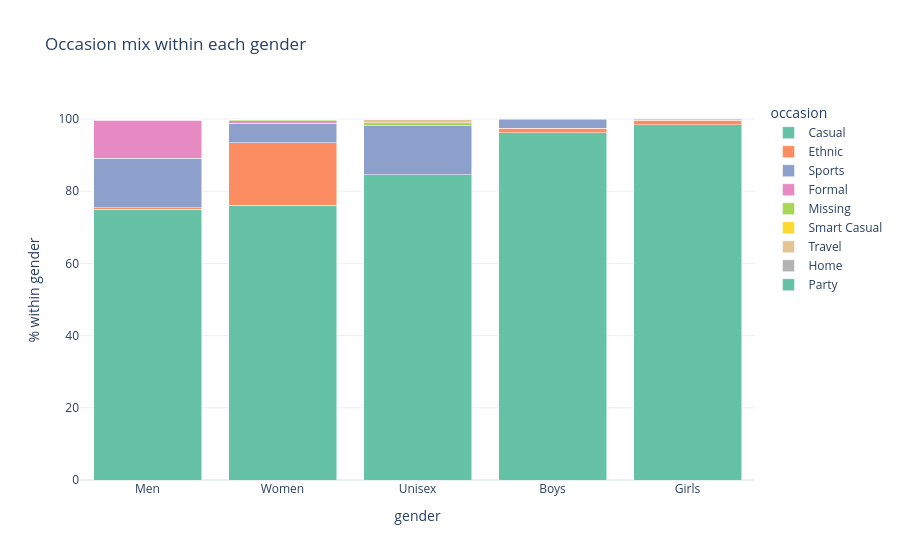
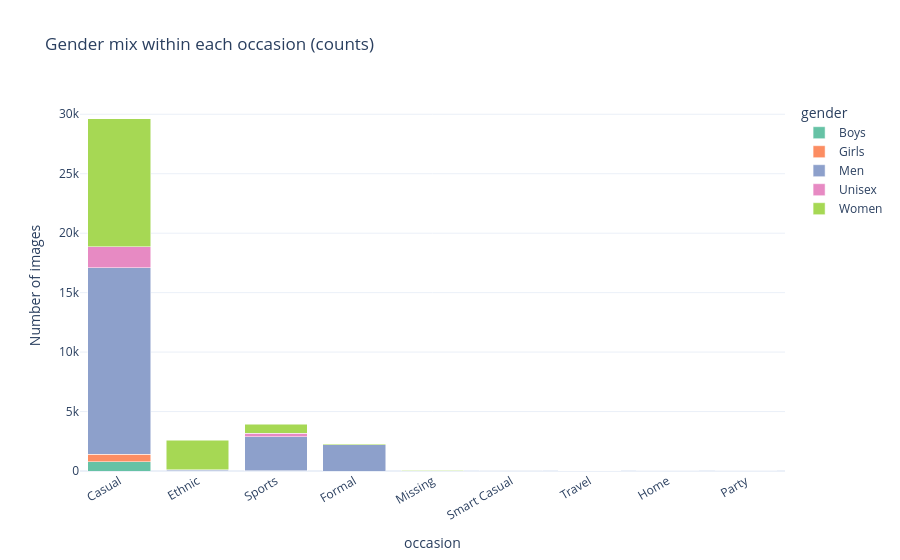
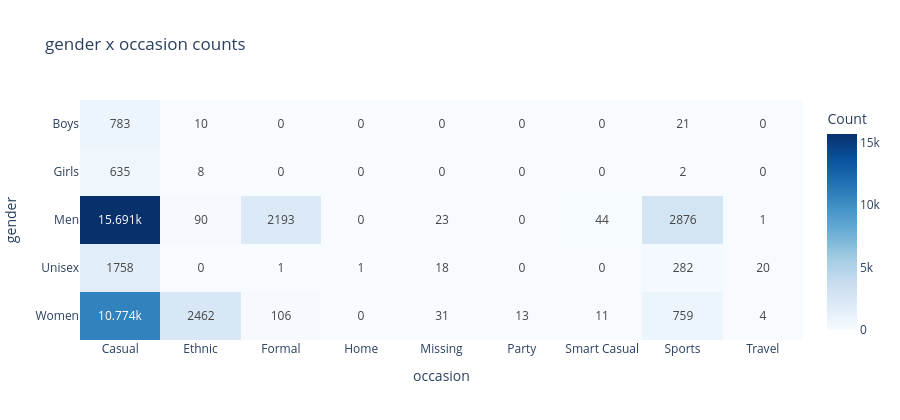
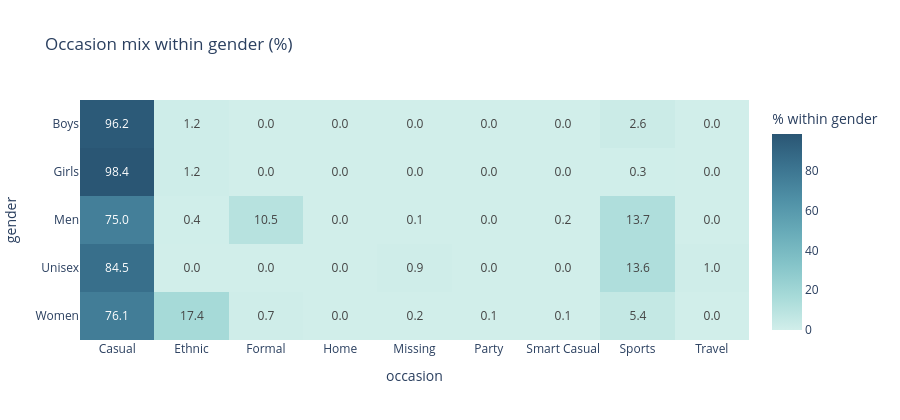

These figures' notebook cell, in order:
### Markdown cell above
## Joint distribution

Counts, **% of occasion within each gender**, and **% of gender within each occasion**.

### Code cell
counts = pd.crosstab(df["gender"], df["occasion"], margins=True)
row_pct = pd.crosstab(df["gender"], df["occasion"], normalize="index").mul(100).round(1)
col_pct = pd.crosstab(df["gender"], df["occasion"], normalize="columns").mul(100).round(1)

display(Markdown("**Counts**"))
display(counts)
display(Markdown("**% of occasion within gender** (rows sum to 100)"))
display(row_pct)
display(Markdown("**% of gender within occasion** (columns sum to 100)"))
display(col_pct)

long = df.groupby(["gender", "occasion"], observed=True).size().reset_index(name="n")
long["pct_within_gender"] = (
    100 * long["n"] / long.groupby("gender")["n"].transform("sum")
).round(2)

gender_order = gender_counts["gender"].tolist()
fig = px.bar(
    long,
    x="gender",
    y="pct_within_gender",
    color="occasion",
    barmode="stack",
    category_orders={"gender": gender_order},
    title="Occasion mix within each gender",
    labels={
        "pct_within_gender": "% within gender",
        "gender": "gender",
        "occasion": "occasion",
    },
)
fig.show()

fig = px.bar(
    long,
    x="occasion",
    y="n",
    color="gender",
    barmode="stack",
    title="Gender mix within each occasion (counts)",
    labels={"n": "Number of images", "occasion": "occasion", "gender": "gender"},
)
fig.update_layout(xaxis_tickangle=-30)
fig.show()

heat = pd.crosstab(df["gender"], df["occasion"])
fig = px.imshow(
    heat,
    text_auto=True,
    aspect="auto",
    color_continuous_scale="Blues",
    title="gender x occasion counts",
    labels={"color": "Count"},
    height=420,
)
fig.show()

fig = px.imshow(
    row_pct,
    text_auto=".1f",
    aspect="auto",
    color_continuous_scale="Teal",
    title="Occasion mix within gender (%)",
    labels={"color": "% within gender"},
    height=420,
)
fig.show()

### Figure 1 — Plotly figure (JSON) as saved in the notebook; plotly's stock layout.template omitted (floating-point values rounded to 4 significant figures)
{"data": [{"hovertemplate": "occasion=Casual<br>gender=%{x}<br>% within gender=%{y}<extra></extra>", "legendgroup": "Casual", "marker": {"color": "rgb(102,194,165)", "pattern": {"shape": ""}}, "name": "Casual", "orientation": "v", "showlegend": true, "textposition": "auto", "type": "bar", "x": ["Boys", "Girls", "Men", "Unisex", "Women"], "xaxis": "x", "y": [96.19, 98.45, 75.01, 84.52, 76.09], "yaxis": "y"}, {"hovertemplate": "occasion=Ethnic<br>gender=%{x}<br>% within gender=%{y}<extra></extra>", "legendgroup": "Ethnic", "marker": {"color": "rgb(252,141,98)", "pattern": {"shape": ""}}, "name": "Ethnic", "orientation": "v", "showlegend": true, "textposition": "auto", "type": "bar", "x": ["Boys", "Girls", "Men", "Women"], "xaxis": "x", "y": [1.23, 1.24, 0.43, 17.39], "yaxis": "y"}, {"hovertemplate": "occasion=Sports<br>gender=%{x}<br>% within gender=%{y}<extra></extra>", "legendgroup": "Sports", "marker": {"color": "rgb(141,160,203)", "pattern": {"shape": ""}}, "name": "Sports", "orientation": "v", "showlegend": true, "textposition": "auto", "type": "bar", "x": ["Boys", "Girls", "Men", "Unisex", "Women"], "xaxis": "x", "y": [2.58, 0.31, 13.75, 13.56, 5.36], "yaxis": "y"}, {"hovertemplate": "occasion=Formal<br>gender=%{x}<br>% within gender=%{y}<extra></extra>", "legendgroup": "Formal", "marker": {"color": "rgb(231,138,195)", "pattern": {"shape": ""}}, "name": "Formal", "orientation": "v", "showlegend": true, "textposition": "auto", "type": "bar", "x": ["Men", "Unisex", "Women"], "xaxis": "x", "y": [10.48, 0.05, 0.75], "yaxis": "y"}, {"hovertemplate": "occasion=Missing<br>gender=%{x}<br>% within gender=%{y}<extra></extra>", "legendgroup": "Missing", "marker": {"color": "rgb(166,216,84)", "pattern": {"shape": ""}}, "name": "Missing", "orientation": "v", "showlegend": true, "textposition": "auto", "type": "bar", "x": ["Men", "Unisex", "Women"], "xaxis": "x", "y": [0.11, 0.87, 0.22], "yaxis": "y"}, {"hovertemplate": "occasion=Smart Casual<br>gender=%{x}<br>% within gender=%{y}<extra></extra>", "legendgroup": "Smart Casual", "marker": {"color": "rgb(255,217,47)", "pattern": {"shape": ""}}, "name": "Smart Casual", "orientation": "v", "showlegend": true, "textposition": "auto", "type": "bar", "x": ["Men", "Women"], "xaxis": "x", "y": [0.21, 0.08], "yaxis": "y"}, {"hovertemplate": "occasion=Travel<br>gender=%{x}<br>% within gender=%{y}<extra></extra>", "legendgroup": "Travel", "marker": {"color": "rgb(229,196,148)", "pattern": {"shape": ""}}, "name": "Travel", "orientation": "v", "showlegend": true, "textposition": "auto", "type": "bar", "x": ["Men", "Unisex", "Women"], "xaxis": "x", "y": [0.0, 0.96, 0.03], "yaxis": "y"}, {"hovertemplate": "occasion=Home<br>gender=%{x}<br>% within gender=%{y}<extra></extra>", "legendgroup": "Home", "marker": {"color": "rgb(179,179,179)", "pattern": {"shape": ""}}, "name": "Home", "orientation": "v", "showlegend": true, "textposition": "auto", "type": "bar", "x": ["Unisex"], "xaxis": "x", "y": [0.05], "yaxis": "y"}, {"hovertemplate": "occasion=Party<br>gender=%{x}<br>% within gender=%{y}<extra></extra>", "legendgroup": "Party", "marker": {"color": "rgb(102,194,165)", "pattern": {"shape": ""}}, "name": "Party", "orientation": "v", "showlegend": true, "textposition": "auto", "type": "bar", "x": ["Women"], "xaxis": "x", "y": [0.09], "yaxis": "y"}], "layout": {"barmode": "stack", "legend": {"title": {"text": "occasion"}, "tracegroupgap": 0}, "title": {"text": "Occasion mix within each gender"}, "xaxis": {"anchor": "y", "categoryarray": ["Men", "Women", "Unisex", "Boys", "Girls"], "categoryorder": "array", "domain": [0, 1], "title": {"text": "gender"}}, "yaxis": {"anchor": "x", "domain": [0, 1], "title": {"text": "% within gender"}}}}

### Figure 2 — Plotly figure (JSON) as saved in the notebook; plotly's stock layout.template omitted (floating-point values rounded to 4 significant figures)
{"data": [{"hovertemplate": "gender=Boys<br>occasion=%{x}<br>Number of images=%{y}<extra></extra>", "legendgroup": "Boys", "marker": {"color": "rgb(102,194,165)", "pattern": {"shape": ""}}, "name": "Boys", "orientation": "v", "showlegend": true, "textposition": "auto", "type": "bar", "x": ["Casual", "Ethnic", "Sports"], "xaxis": "x", "y": [783, 10, 21], "yaxis": "y"}, {"hovertemplate": "gender=Girls<br>occasion=%{x}<br>Number of images=%{y}<extra></extra>", "legendgroup": "Girls", "marker": {"color": "rgb(252,141,98)", "pattern": {"shape": ""}}, "name": "Girls", "orientation": "v", "showlegend": true, "textposition": "auto", "type": "bar", "x": ["Casual", "Ethnic", "Sports"], "xaxis": "x", "y": [635, 8, 2], "yaxis": "y"}, {"hovertemplate": "gender=Men<br>occasion=%{x}<br>Number of images=%{y}<extra></extra>", "legendgroup": "Men", "marker": {"color": "rgb(141,160,203)", "pattern": {"shape": ""}}, "name": "Men", "orientation": "v", "showlegend": true, "textposition": "auto", "type": "bar", "x": ["Casual", "Ethnic", "Formal", "Missing", "Smart Casual", "Sports", "Travel"], "xaxis": "x", "y": [15691, 90, 2193, 23, 44, 2876, 1], "yaxis": "y"}, {"hovertemplate": "gender=Unisex<br>occasion=%{x}<br>Number of images=%{y}<extra></extra>", "legendgroup": "Unisex", "marker": {"color": "rgb(231,138,195)", "pattern": {"shape": ""}}, "name": "Unisex", "orientation": "v", "showlegend": true, "textposition": "auto", "type": "bar", "x": ["Casual", "Formal", "Home", "Missing", "Sports", "Travel"], "xaxis": "x", "y": [1758, 1, 1, 18, 282, 20], "yaxis": "y"}, {"hovertemplate": "gender=Women<br>occasion=%{x}<br>Number of images=%{y}<extra></extra>", "legendgroup": "Women", "marker": {"color": "rgb(166,216,84)", "pattern": {"shape": ""}}, "name": "Women", "orientation": "v", "showlegend": true, "textposition": "auto", "type": "bar", "x": ["Casual", "Ethnic", "Formal", "Missing", "Party", "Smart Casual", "Sports", "Travel"], "xaxis": "x", "y": [10774, 2462, 106, 31, 13, 11, 759, 4], "yaxis": "y"}], "layout": {"barmode": "stack", "legend": {"title": {"text": "gender"}, "tracegroupgap": 0}, "title": {"text": "Gender mix within each occasion (counts)"}, "xaxis": {"anchor": "y", "domain": [0, 1], "tickangle": -30, "title": {"text": "occasion"}}, "yaxis": {"anchor": "x", "domain": [0, 1], "title": {"text": "Number of images"}}}}

### Figure 3 — Plotly figure (JSON) as saved in the notebook; plotly's stock layout.template omitted (floating-point values rounded to 4 significant figures)
{"data": [{"coloraxis": "coloraxis", "hovertemplate": "occasion: %{x}<br>gender: %{y}<br>Count: %{z}<extra></extra>", "name": "0", "texttemplate": "%{z}", "type": "heatmap", "x": ["Casual", "Ethnic", "Formal", "Home", "Missing", "Party", "Smart Casual", "Sports", "Travel"], "xaxis": "x", "y": ["Boys", "Girls", "Men", "Unisex", "Women"], "yaxis": "y", "z": [[783, 10, 0, 0, 0, 0, 0, 21, 0], [635, 8, 0, 0, 0, 0, 0, 2, 0], [15691, 90, 2193, 0, 23, 0, 44, 2876, 1], [1758, 0, 1, 1, 18, 0, 0, 282, 20], [10774, 2462, 106, 0, 31, 13, 11, 759, 4]]}], "layout": {"coloraxis": {"autocolorscale": false, "colorbar": {"title": {"text": "Count"}}, "colorscale": [[0, "rgb(247,251,255)"], [0.125, "rgb(222,235,247)"], [0.25, "rgb(198,219,239)"], [0.375, "rgb(158,202,225)"], [0.5, "rgb(107,174,214)"], [0.625, "rgb(66,146,198)"], [0.75, "rgb(33,113,181)"], [0.875, "rgb(8,81,156)"], [1, "rgb(8,48,107)"]]}, "height": 420, "title": {"text": "gender x occasion counts"}, "xaxis": {"anchor": "y", "domain": [0, 1], "title": {"text": "occasion"}}, "yaxis": {"anchor": "x", "autorange": "reversed", "domain": [0, 1], "title": {"text": "gender"}}}}

### Figure 4 — Plotly figure (JSON) as saved in the notebook; plotly's stock layout.template omitted (floating-point values rounded to 4 significant figures)
{"data": [{"coloraxis": "coloraxis", "hovertemplate": "occasion: %{x}<br>gender: %{y}<br>% within gender: %{z}<extra></extra>", "name": "0", "texttemplate": "%{z:.1f}", "type": "heatmap", "x": ["Casual", "Ethnic", "Formal", "Home", "Missing", "Party", "Smart Casual", "Sports", "Travel"], "xaxis": "x", "y": ["Boys", "Girls", "Men", "Unisex", "Women"], "yaxis": "y", "z": [[96.2, 1.2, 0.0, 0.0, 0.0, 0.0, 0.0, 2.6, 0.0], [98.4, 1.2, 0.0, 0.0, 0.0, 0.0, 0.0, 0.3, 0.0], [75.0, 0.4, 10.5, 0.0, 0.1, 0.0, 0.2, 13.7, 0.0], [84.5, 0.0, 0.0, 0.0, 0.9, 0.0, 0.0, 13.6, 1.0], [76.1, 17.4, 0.7, 0.0, 0.2, 0.1, 0.1, 5.4, 0.0]]}], "layout": {"coloraxis": {"autocolorscale": false, "colorbar": {"title": {"text": "% within gender"}}, "colorscale": [[0, "rgb(209, 238, 234)"], [0.1667, "rgb(168, 219, 217)"], [0.3333, "rgb(133, 196, 201)"], [0.5, "rgb(104, 171, 184)"], [0.6667, "rgb(79, 144, 166)"], [0.8333, "rgb(59, 115, 143)"], [1, "rgb(42, 86, 116)"]]}, "height": 420, "title": {"text": "Occasion mix within gender (%)"}, "xaxis": {"anchor": "y", "domain": [0, 1], "title": {"text": "occasion"}}, "yaxis": {"anchor": "x", "autorange": "reversed", "domain": [0, 1], "title": {"text": "gender"}}}}
